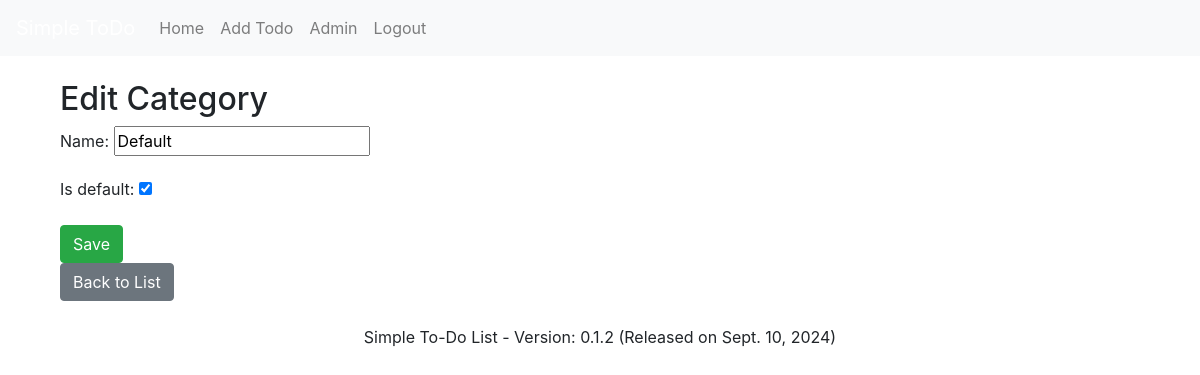
The app's page /categories/edit/1/ (signed in) with its own data.
### todo/models.py (models this page shows, shortened)
class Category(models.Model):
    name = models.CharField(max_length=100)
    is_default = models.BooleanField(default=False)

class Version(models.Model):
    version_number = models.CharField(max_length=20)
    release_date = models.DateField(default=timezone.now)
    description = models.TextField(blank=True, null=True)
    class Meta:
        ordering = ['-release_date']
        verbose_name = "Version"
        verbose_name_plural = "Versions"

### todo/views.py (the view)
# urls.py: path('categories/edit/<int:pk>/', views.add_or_edit_category, name='edit_category'),
@login_required
def add_or_edit_category(request, pk=None):
    if pk:
        category = get_object_or_404(Category, pk=pk)
    else:
        category = None
    if request.method == 'POST':
        form = CategoryForm(request.POST, instance=category)
        if form.is_valid():
            if form.cleaned_data.get('is_default'):
                Category.objects.filter(is_default=True).update(is_default=False)
            form.save()
            return redirect('todo:category_list')
    else:
        form = CategoryForm(instance=category)
    return render(request, 'todo/category_form.html', {'form': form})

### todo/forms.py (shortened to what this page needs)
class CategoryForm(forms.ModelForm):
    class Meta:
        model = Category
        fields = ['name', 'is_default']

### todo/context_processors.py (called while the page is built)
def version_context(request):
    try:
        latest_version = Version.objects.order_by('-release_date', '-version_number').first()
    except Version.DoesNotExist:
        latest_version = None
    return {
        'latest_version': latest_version
    }

### todo/templates/todo/category_form.html (shortened to what this page needs)
{% extends 'base.html' %}
{% block content %}
<div class="container">
    <h2>{% if form.instance.pk %}Edit{% else %}Add{% endif %} Category</h2>
    <form method="post">
        {{ form.as_p }}
        <button type="submit" class="btn btn-success">Save</button>
    </form>
    <a href="{% url 'todo:todo_list' %}" class="btn btn-secondary">Back to List</a>
</div>
{% endblock %}

### templates/base.html (shortened to what this page needs)
{% load static %}
<!DOCTYPE html>
<html lang="en">
<head>
    <link rel="stylesheet" href="https://stackpath.bootstrapcdn.com/bootstrap/4.5.2/css/bootstrap.min.css">
    <link rel="stylesheet" href="{% static 'css/styles.css' %}">
</head>
<body>
    <nav class="navbar navbar-expand-lg navbar-light bg-light">
        <a class="navbar-brand" href="{% url 'todo:todo_list' %}">Simple ToDo</a>
        <div class="collapse navbar-collapse" id="navbarNav">
            <ul class="navbar-nav">
                <li class="nav-item">
                    <a class="nav-link" href="{% url 'todo:todo_list' %}">Home</a>
                </li>
                <li class="nav-item">
                    <a class="nav-link" href="{% url 'todo:add_todo' %}">Add Todo</a>
                </li>
                <li class="nav-item">
                    <a class="nav-link" href="{% url 'admin:index' %}">Admin</a>
                </li>
                {% if user.is_authenticated %}
                    <li class="nav-item">
                        <a class="nav-link" href="{% url 'logout' %}">Logout</a>
                    </li>
                {% else %}
                    <li class="nav-item">
                        <a class="nav-link" href="{% url 'login' %}">Login</a>
                    </li>
                {% endif %}
            </ul>
        </div>
    </nav>
    <div class="container mt-4">
        {% block content %}{% endblock %}
    </div>
    <footer class="mt-4">
        <div class="container">
            <p class="text-center">Simple To-Do List - Version: {{ latest_version.version_number }} (Released on {{ latest_version.release_date }})</p>
        </div>
    </footer>
</body>
</html>

### static/css/styles.css (style rules this page uses)
.navbar { background-color: #007bff; }
.navbar-brand { color: #fff !important; }

### records on screen
Category: name "Default", is_default "☑"
Version: version_number "0.1.2", release_date "Sept. 10, 2024"
